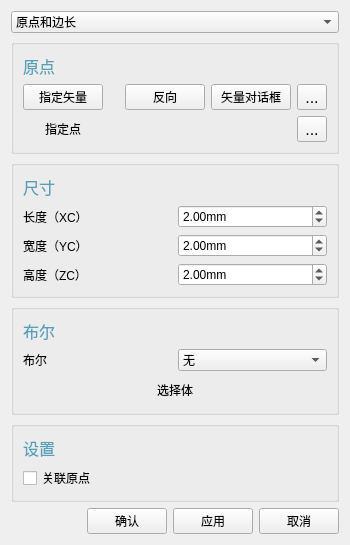
<?xml version="1.0" encoding="UTF-8"?>
<ui version="4.0">
 <class>CuboidParamsDialog</class>
 <widget class="QDialog" name="CuboidParamsDialog">
  <property name="geometry">
   <rect>
    <x>0</x>
    <y>0</y>
    <width>350</width>
    <height>400</height>
   </rect>
  </property>
  <property name="windowTitle">
   <string>块</string>
  </property>
  <property name="windowIcon">
   <iconset resource="resource/resources.qrc">
    <normaloff>:/icons/cuboid_color.png</normaloff>:/icons/cuboid_color.png</iconset>
  </property>
  <layout class="QGridLayout" name="gridLayout_5">
   <item row="3" column="0" colspan="2">
    <widget class="QGroupBox" name="groupBox_11">
     <property name="title">
      <string/>
     </property>
     <property name="flat">
      <bool>true</bool>
     </property>
     <layout class="QGridLayout" name="gridLayout_4">
      <item row="1" column="0">
       <layout class="QVBoxLayout" name="verticalLayout_2">
        <item>
         <layout class="QHBoxLayout" name="horizontalLayout_6">
          <item>
           <widget class="QLabel" name="label_11">
            <property name="text">
             <string>布尔</string>
            </property>
           </widget>
          </item>
          <item>
           <widget class="QComboBox" name="comboBox_2">
            <item>
             <property name="text">
              <string>无</string>
             </property>
            </item>
            <item>
             <property name="text">
              <string>合并</string>
             </property>
            </item>
            <item>
             <property name="text">
              <string>减去</string>
             </property>
            </item>
            <item>
             <property name="text">
              <string>相交</string>
             </property>
            </item>
           </widget>
          </item>
         </layout>
        </item>
        <item>
         <widget class="QPushButton" name="pushButton_2">
          <property name="text">
           <string>选择体</string>
          </property>
          <property name="flat">
           <bool>true</bool>
          </property>
         </widget>
        </item>
       </layout>
      </item>
      <item row="0" column="0">
       <widget class="QLabel" name="label_5">
        <property name="font">
         <font>
          <pointsize>12</pointsize>
         </font>
        </property>
        <property name="styleSheet">
         <string notr="true">color: rgb(85, 160, 185);</string>
        </property>
        <property name="text">
         <string>布尔</string>
        </property>
       </widget>
      </item>
     </layout>
    </widget>
   </item>
   <item row="4" column="0" colspan="2">
    <widget class="QGroupBox" name="groupBox_8">
     <property name="title">
      <string/>
     </property>
     <property name="flat">
      <bool>true</bool>
     </property>
     <layout class="QGridLayout" name="gridLayout">
      <item row="1" column="0">
       <widget class="QCheckBox" name="checkBox_2">
        <property name="text">
         <string>关联原点</string>
        </property>
       </widget>
      </item>
      <item row="0" column="0">
       <widget class="QLabel" name="label_4">
        <property name="font">
         <font>
          <pointsize>12</pointsize>
         </font>
        </property>
        <property name="styleSheet">
         <string notr="true">color: rgb(85, 160, 185);</string>
        </property>
        <property name="text">
         <string>设置</string>
        </property>
       </widget>
      </item>
     </layout>
    </widget>
   </item>
   <item row="5" column="1">
    <layout class="QGridLayout" name="gridLayout_6">
     <item row="0" column="0">
      <widget class="QPushButton" name="okButton">
       <property name="text">
        <string>确认</string>
       </property>
      </widget>
     </item>
     <item row="0" column="2">
      <widget class="QPushButton" name="cancelButton">
       <property name="text">
        <string>取消</string>
       </property>
      </widget>
     </item>
     <item row="0" column="1">
      <widget class="QPushButton" name="applyButton">
       <property name="text">
        <string>应用</string>
       </property>
      </widget>
     </item>
    </layout>
   </item>
   <item row="2" column="0" colspan="2">
    <widget class="QGroupBox" name="groupBox_2">
     <property name="font">
      <font>
       <pointsize>9</pointsize>
      </font>
     </property>
     <property name="title">
      <string/>
     </property>
     <property name="flat">
      <bool>true</bool>
     </property>
     <layout class="QGridLayout" name="gridLayout_2">
      <item row="1" column="0">
       <layout class="QVBoxLayout" name="verticalLayout">
        <item>
         <layout class="QHBoxLayout" name="horizontalLayout_4">
          <item>
           <widget class="QLabel" name="label">
            <property name="text">
             <string>长度（XC）</string>
            </property>
           </widget>
          </item>
          <item>
           <widget class="QDoubleSpinBox" name="lengthSpinBox">
            <property name="suffix">
             <string>mm</string>
            </property>
            <property name="minimum">
             <double>0.100000000000000</double>
            </property>
            <property name="singleStep">
             <double>0.100000000000000</double>
            </property>
            <property name="value">
             <double>2.000000000000000</double>
            </property>
           </widget>
          </item>
         </layout>
        </item>
        <item>
         <layout class="QHBoxLayout" name="horizontalLayout_3">
          <item>
           <widget class="QLabel" name="label_2">
            <property name="text">
             <string>宽度（YC）</string>
            </property>
           </widget>
          </item>
          <item>
           <widget class="QDoubleSpinBox" name="widthSpinBox">
            <property name="suffix">
             <string>mm</string>
            </property>
            <property name="minimum">
             <double>0.100000000000000</double>
            </property>
            <property name="singleStep">
             <double>0.100000000000000</double>
            </property>
            <property name="value">
             <double>2.000000000000000</double>
            </property>
           </widget>
          </item>
         </layout>
        </item>
        <item>
         <layout class="QHBoxLayout" name="horizontalLayout_2">
          <item>
           <widget class="QLabel" name="label_3">
            <property name="text">
             <string>高度（ZC）</string>
            </property>
           </widget>
          </item>
          <item>
           <widget class="QDoubleSpinBox" name="heightSpinBox">
            <property name="suffix">
             <string>mm</string>
            </property>
            <property name="minimum">
             <double>0.100000000000000</double>
            </property>
            <property name="singleStep">
             <double>0.100000000000000</double>
            </property>
            <property name="value">
             <double>2.000000000000000</double>
            </property>
           </widget>
          </item>
         </layout>
        </item>
       </layout>
      </item>
      <item row="0" column="0">
       <widget class="QLabel" name="label_6">
        <property name="font">
         <font>
          <pointsize>12</pointsize>
         </font>
        </property>
        <property name="styleSheet">
         <string notr="true">color: rgb(85, 160, 185);</string>
        </property>
        <property name="text">
         <string>尺寸</string>
        </property>
       </widget>
      </item>
     </layout>
    </widget>
   </item>
   <item row="1" column="0" colspan="2">
    <widget class="QGroupBox" name="groupBox_3">
     <property name="font">
      <font>
       <pointsize>12</pointsize>
      </font>
     </property>
     <property name="title">
      <string/>
     </property>
     <property name="flat">
      <bool>true</bool>
     </property>
     <property name="checkable">
      <bool>false</bool>
     </property>
     <layout class="QGridLayout" name="gridLayout_3">
      <item row="2" column="1">
       <spacer name="horizontalSpacer">
        <property name="orientation">
         <enum>Qt::Orientation::Horizontal</enum>
        </property>
        <property name="sizeHint" stdset="0">
         <size>
          <width>40</width>
          <height>20</height>
         </size>
        </property>
       </spacer>
      </item>
      <item row="3" column="0">
       <widget class="QPushButton" name="designated_point">
        <property name="font">
         <font>
          <pointsize>9</pointsize>
         </font>
        </property>
        <property name="text">
         <string>指定点</string>
        </property>
        <property name="flat">
         <bool>true</bool>
        </property>
       </widget>
      </item>
      <item row="0" column="0">
       <widget class="QLabel" name="label_7">
        <property name="styleSheet">
         <string notr="true">color: rgb(85, 160, 185);</string>
        </property>
        <property name="text">
         <string>原点</string>
        </property>
       </widget>
      </item>
      <item row="2" column="3">
       <widget class="QPushButton" name="pushButton_3">
        <property name="font">
         <font>
          <pointsize>9</pointsize>
         </font>
        </property>
        <property name="text">
         <string>矢量对话框</string>
        </property>
       </widget>
      </item>
      <item row="2" column="0">
       <widget class="QPushButton" name="pushButton_4">
        <property name="font">
         <font>
          <pointsize>9</pointsize>
         </font>
        </property>
        <property name="text">
         <string>指定矢量</string>
        </property>
       </widget>
      </item>
      <item row="2" column="2">
       <widget class="QPushButton" name="pushButton">
        <property name="font">
         <font>
          <pointsize>9</pointsize>
         </font>
        </property>
        <property name="text">
         <string>反向</string>
        </property>
       </widget>
      </item>
      <item row="3" column="4">
       <widget class="QToolButton" name="originSnapToolButton">
        <property name="text">
         <string>...</string>
        </property>
        <property name="popupMode">
         <enum>QToolButton::ToolButtonPopupMode::InstantPopup</enum>
        </property>
       </widget>
      </item>
      <item row="2" column="4">
       <widget class="QToolButton" name="toolButton">
        <property name="text">
         <string>...</string>
        </property>
       </widget>
      </item>
     </layout>
    </widget>
   </item>
   <item row="0" column="0" colspan="2">
    <widget class="QComboBox" name="comboBox_3">
     <item>
      <property name="text">
       <string>原点和边长</string>
      </property>
     </item>
     <item>
      <property name="text">
       <string>两点和高度</string>
      </property>
     </item>
     <item>
      <property name="text">
       <string>两个对角点</string>
      </property>
     </item>
    </widget>
   </item>
  </layout>
 </widget>
 <resources>
  <include location="resource/resources.qrc"/>
 </resources>
 <connections/>
</ui>
